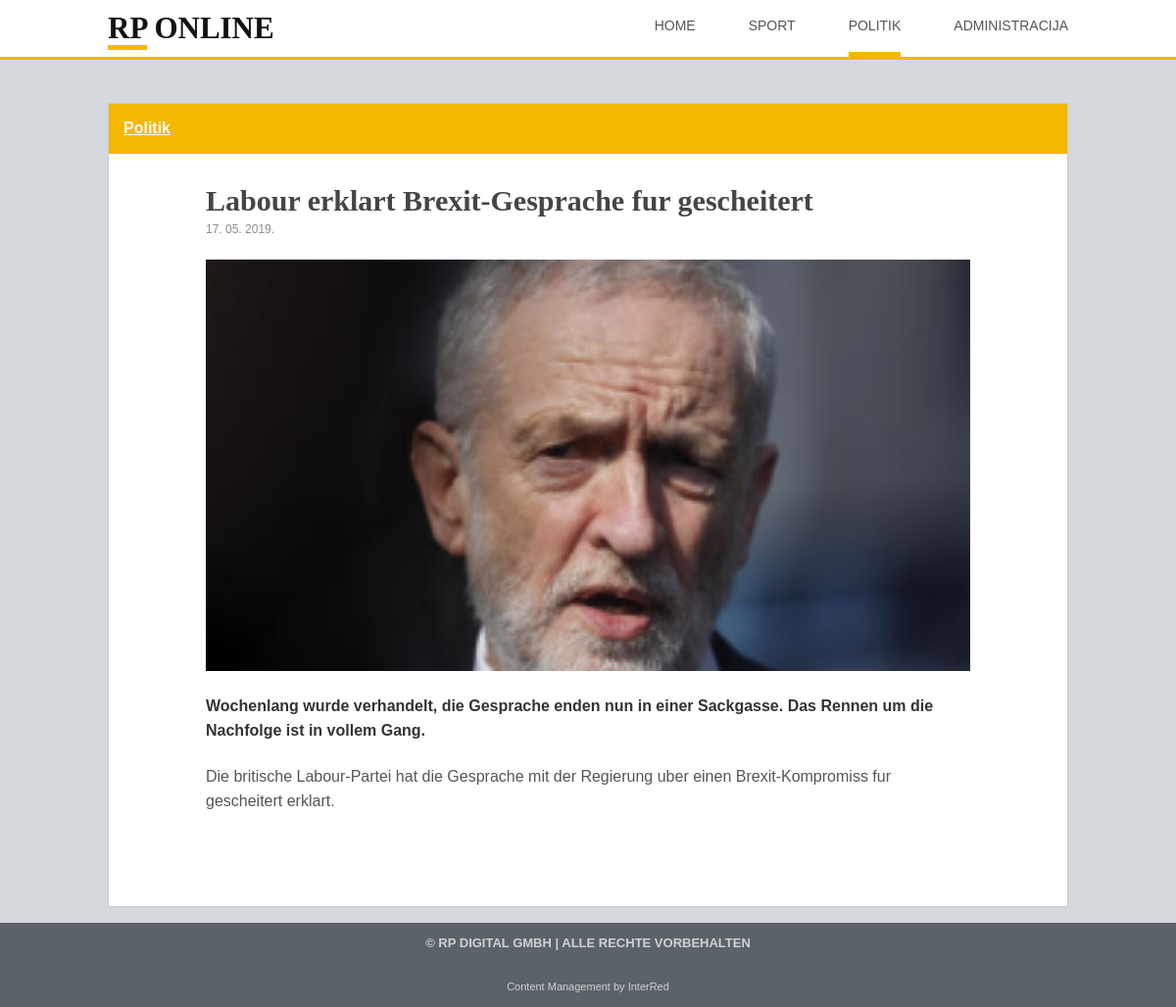
/article.php?slug=labour-brexit-gesprache-gescheitert, run on the app's committed database.
### tables this page shows
CREATE TABLE articles (
    id INT AUTO_INCREMENT PRIMARY KEY,
    title VARCHAR(255) NOT NULL,
    slug VARCHAR(255) NOT NULL UNIQUE,
    category VARCHAR(80) NOT NULL,
    image VARCHAR(255) NOT NULL,
    summary TEXT NOT NULL,
    content MEDIUMTEXT NOT NULL,
    author VARCHAR(120) NOT NULL,
    published TINYINT(1) NOT NULL DEFAULT 1,
    created_at DATE NOT NULL
);

### includes/functions.php (called while the page is built, shortened)
<?php
function e(string $value): string
{
    return htmlspecialchars($value, ENT_QUOTES, 'UTF-8');
}
function find_article(string $slug): ?array
{
    $pdo = db();
    if ($pdo instanceof PDO) {
        $stmt = $pdo->prepare('SELECT * FROM articles WHERE slug = :slug AND published = 1 LIMIT 1');
        $stmt->execute(['slug' => $slug]);
        $article = $stmt->fetch();
        return $article ?: null;
    }
    return null;
}

### article.php (the view, shortened to what this page needs)
<?php
require_once __DIR__ . '/includes/functions.php';
$slug = $_GET['slug'] ?? '';
$article = find_article($slug);
require_once __DIR__ . '/includes/header.php';
$paragraphs = preg_split('/\n\s*\n/', $article['content']);
?>
<article class="article-full">
    <div class="section-label"><?= e($article['category']) ?></div>
    <h1><?= e($article['title']) ?></h1>
    <time datetime="<?= e($article['created_at']) ?>"><?= e(date('d. m. Y.', strtotime($article['created_at']))) ?></time>
    <img class="hero-image" src="<?= e($article['image']) ?>" alt="<?= e($article['title']) ?>">
    <p class="lead"><?= e($article['summary']) ?></p>
    <?php foreach ($paragraphs as $paragraph): ?>
        <p><?= e(trim($paragraph)) ?></p>
    <?php endforeach; ?>
</article>
<?php require_once __DIR__ . '/includes/footer.php'; ?>

### assets/css/style.css (style rules this page uses)
* { box-sizing: border-box; }
body { margin: 0; background: #d5d9dd; color: #555; font-family: Arial, Helvetica, sans-serif; line-height: 1.55; }
.news-section h1, .section-label { margin: 0; padding: 13px 15px; background: #f5b800; color: #fff; font-size: 16px; font-weight: 700; text-decoration: underline; }
.article-image img, .hero-image { display: block; width: 100%; height: 100%; object-fit: cover; }
.article-full, .form-panel, .admin-panel { background: #fff; border: 1px solid #c9cdd1; }
.article-full { padding-bottom: 72px; }
.article-full h1 { width: min(780px, calc(100% - 40px)); margin: 30px auto 2px; color: #454545; font-family: Georgia, 'Times New Roman', serif; font-size: 30px; line-height: 1.2; }
.article-full time, .article-full p { display: block; width: min(780px, calc(100% - 40px)); margin-right: auto; margin-left: auto; }
.article-full time { margin-bottom: 22px; color: #8b8b8b; font-size: 12px; }
.hero-image { width: min(780px, calc(100% - 40px)); height: auto; max-height: 420px; margin: 0 auto 24px; object-fit: cover; }
.article-full p { margin-top: 0; margin-bottom: 22px; font-size: 16px; }
.article-full .lead { color: #333; font-weight: 700; }

### data on the page
articles: category "Politik", title "Labour erklart Brexit-Gesprache fur gescheitert", created_at "17. 05. 2019.", image (picture), summary "Wochenlang wurde verhandelt, die Gesprache enden nun in einer Sackgasse. Das Rennen um die Nachfolge ist in vollem Gang.", content "Die britische Labour-Partei hat die Gesprache mit der Regierung uber einen Brexit-Kompromiss fur gescheitert erklart."
